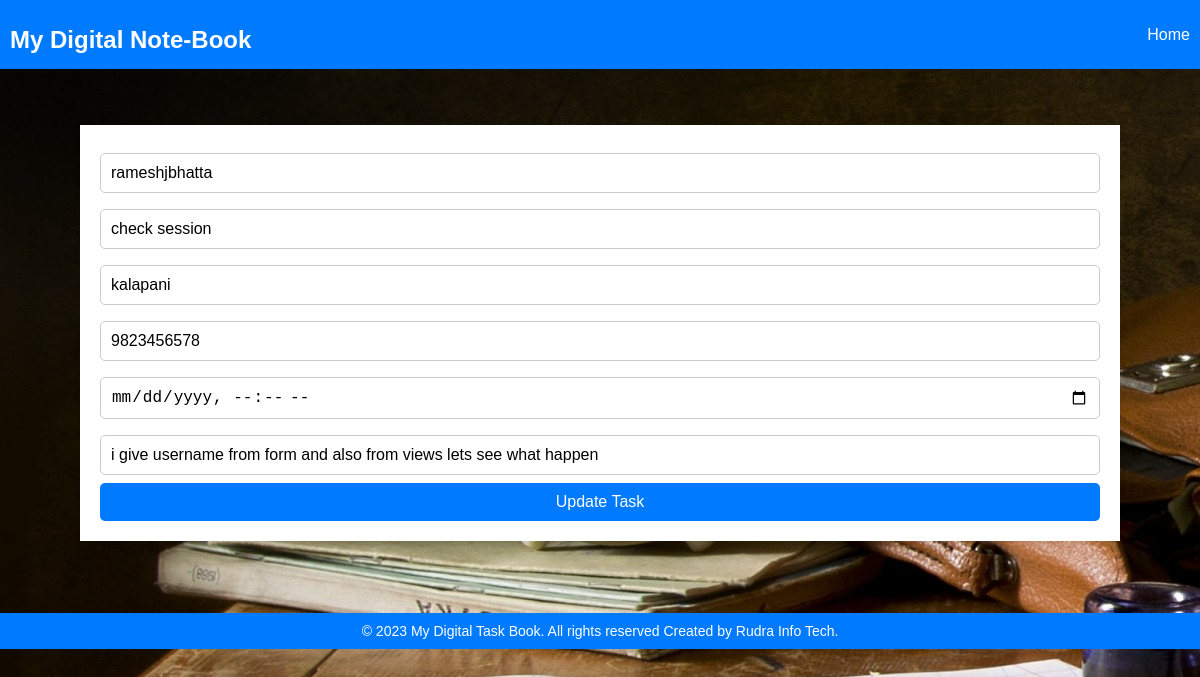
/update/14, run on the app's committed database.
### taskbook/models.py (models this page shows, shortened)
class TaskInfo(models.Model):
      usertask = models.CharField(blank=False,null=False,max_length=150)
      taskname=models.CharField(max_length=250)
      location=models.CharField(max_length=250)
      mobile=models.IntegerField()
      timedate=models.DateTimeField()
      details=models.TextField(max_length=400)
      class Meta:
        db_table = "taskinfo"

### taskbook/views.py (the view, shortened to what this page needs)
# urls.py: path('update/<int:id>',views.updateTask, name='updatepage'),
def updateTask(request,id):
    tasks=TaskInfo.objects.get(id=id)#gets the tasks that you had clicked to update
    return render(request,'taskbook/update.html',{'tasks':tasks})# these tasks are the older information of task

### taskbook/templates/taskbook/update.html (shortened to what this page needs)
{% load static %}
{% include 'taskbook/header.html' %}
   <link rel="stylesheet" href="{% static 'taskbook/css/update.css' %}">
</head>
<body style="background-image:url(taskbook/static/taskbook/images/book.jpg);" >
    <br><br>
    <div class="container">
        <form method="post">
            <input type="text" name="taskid" value="{{ tasks.usertask }}">
            <input type="text" name="taskname" value="{{ tasks.taskname }}">
            <input type="text" name="location" value="{{ tasks.location }}">
            <input type="number" name="mobile" value="{{ tasks.mobile }}">
            <input type="datetime-local" name="timedate" value="{{ tasks.datetime }}">
            <input type="detail" name="details" value="{{ tasks.details }}">
            <input type="submit" name="updatetask" value="Update Task">
        </form>
    </div>
    <br><br><br><br>
{% include 'taskbook/footer.html' %}

### taskbook/static/taskbook/css/header.css (style rules this page uses)
body { font-family: Arial, sans-serif; background-color: #f0f0f0; margin: 0; padding: 0; }
.container { max-width: 1000px; margin: 0 auto; padding: 20px; }

### taskbook/static/taskbook/css/update.css (style rules this page uses)
body { font-family: Arial, sans-serif; margin: 0; padding: 0; }
.container { max-width: 500px; margin: 0 auto; padding: 20px; background-color: white; box-shadow: 0 2px 6px rgba(0, 0, 0, 0.1); }
form { display: flex; flex-direction: column; }
input[type="text"], input[type="number"], input[type="datetime-local"], input[type="detail"] { margin: 8px 0; padding: 10px; border: 1px solid #ccc; border-radius: 5px; font-size: 16px; }
input[type="submit"] { background-color: #007bff; color: white; cursor: pointer; padding: 10px; border: none; border-radius: 5px; font-size: 16px; }

### data on the page
TaskInfo: taskid "rameshjbhatta", taskname "check session", location "kalapani", mobile "9823456578", details "i give username from form and also from views lets see what happen"
